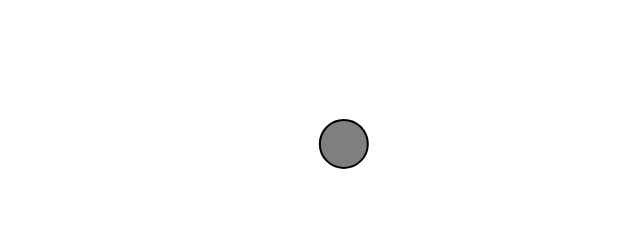
Frame 1 (no input)
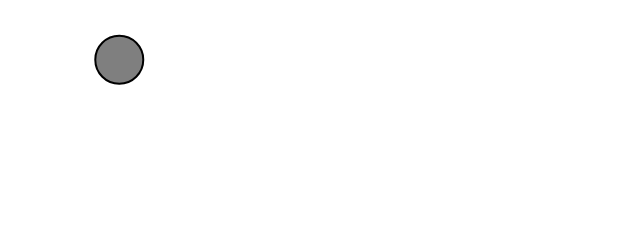
Frame 60 (no input)
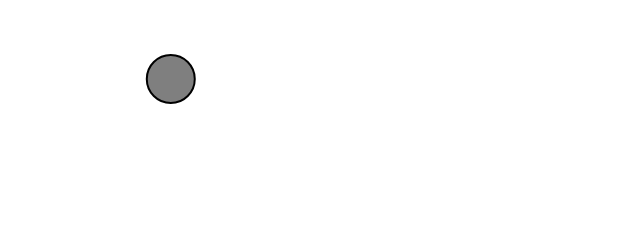
Frame 120 (the mouse pressed at the canvas centre since frame 60)

The p5.js sketch that drew these frames (run headless with seeded random() and noise() and a simulated clock; from frame 60 on, the mouse is pressed at the canvas centre):

// p5.js sketch
// ── sketch.js
let mover;

function setup() {
    createCanvas(640, 240);

    mover = new Mover();
}

function draw() {
    background(255);

    mover.update();
    mover.show();
}

class Mover {
    constructor() {
        this.position = createVector(width / 2, height / 2);
        this.velocity = createVector(0, 0);
        this.vMax = 5;
    }

    update() {
        let mouse = createVector(mouseX, mouseY);
        let dir = p5.Vector.sub(mouse, this.position);
        dir.normalize();
        dir.mult(0.2);
        const accel = dir;
        this.velocity.add(accel);
        this.velocity.limit(this.vMax);
        this.position.add(this.velocity);
    }

    show() {
        stroke(0);
        strokeWeight(2);
        fill(127);
        circle(this.position.x + 24, this.position.y + 24, 48);
    }
}
